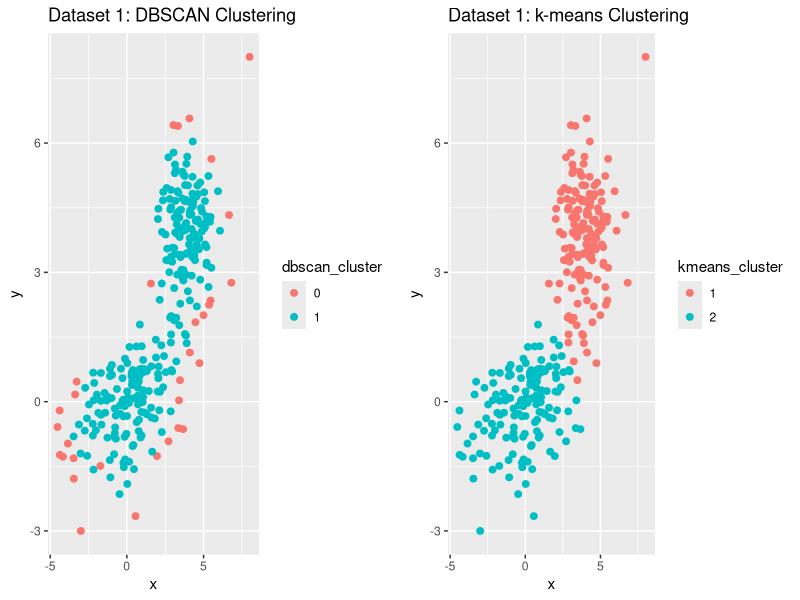

Reproduce this figure in R.
## ---- chunk 1
#| warning: false
suppressPackageStartupMessages(library(dbscan))
library(ggplot2)
library(tibble)
library(cowplot)

# Example: Simulate a dataset with two clusters and some outliers
set.seed(123)
# Dataset for Scenario 1: Favoring DBSCAN over k-means (non-spherical clusters)
data1 <- MASS::mvrnorm(n = 150, mu = c(0, 0), Sigma = matrix(c(4, 1, 1, 1), nrow = 2))
data2 <- MASS::mvrnorm(n = 150, mu = c(4, 4), Sigma = matrix(c(1, 0, 0, 1), nrow = 2))
outliers <- matrix(c(-3, -3, 8, 8), ncol = 2, byrow = TRUE)
dataset1 <- rbind(data1, data2, outliers)

# Method 1: DBSCAN (tune parameters as needed)
db_res1 <- dbscan(dataset1, eps = 0.8, minPts = 10)
df1 <- as_tibble(dataset1)
colnames(df1) <- c("x", "y")
df1$dbscan_cluster <- factor(db_res1$cluster)

# Method 2: k-means (using 2 centers)
set.seed(123)
km_res1 <- kmeans(dataset1, centers = 2, nstart = 25)
df1$kmeans_cluster <- factor(km_res1$cluster)

# Plot DBSCAN vs k-means for Dataset 1
p1 <- ggplot(df1, aes(x = x, y = y, color = dbscan_cluster)) +
  geom_point(size = 2) +
  ggtitle("Dataset 1: DBSCAN Clustering")
p2 <- ggplot(df1, aes(x = x, y = y, color = kmeans_cluster)) +
  geom_point(size = 2) +
  ggtitle("Dataset 1: k-means Clustering")
plot_grid(p1, p2, ncol = 2)
